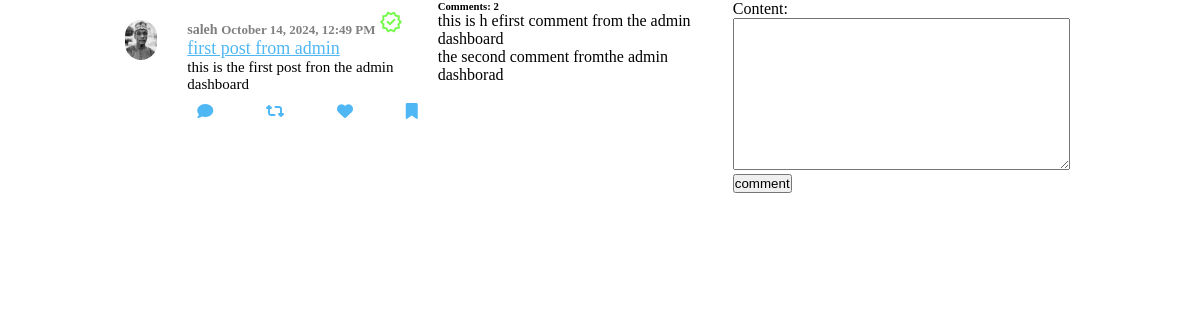
Page /post_datails/1/ on the committed database.
### blog/models.py (models this page shows, shortened)
class Post(models.Model):
    title = models.CharField(max_length=100)
    content = models.TextField()
    author = models.ForeignKey(User, on_delete=models.CASCADE)
    date_created = models.DateTimeField(auto_now_add=True)
    class Meta:
        ordering = ('-date_created',)  # Ensures new posts are on top
    def comment_count(self):
        return self.comments_set.all().count()
    def time_since_posted(self):
        now = timezone.now()
        date_created = timezone.localtime(self.date_created)
        time_difference = now - date_created
        return date_created.strftime("%B %d, %Y, %I:%M %p")

class Comments(models.Model):
    user = models.ForeignKey(User, on_delete=models.CASCADE )
    post = models.ForeignKey(Post, on_delete=models.CASCADE)
    content = models.TextField()

### users/models.py (models this page shows, shortened)
class Profile(models.Model):
    user = models.OneToOneField(User, on_delete=models.CASCADE)
    bio = models.TextField(max_length=500, blank=True)
    profile_picture = models.ImageField(upload_to='profile_pics', default='default-pic.jpeg')
    nickname = models.CharField(max_length=100, blank=True)
    department = models.CharField(max_length=100, blank=True)
    interests = models.ManyToManyField('Interest', blank=True)  # Many-to-Many relationship for tags
    instagram = models.URLField(blank=True)
    linkedin = models.URLField(blank=True)
    facebook = models.URLField(blank=True)
    tiktok = models.URLField(blank=True)
    youtube = models.URLField(blank=True)

### blog/views.py (the view)
# urls.py: path('post_datails/<int:pk>/', views.post_details, name='post_details'),
def post_details(request, pk):
    post = Post.objects.get(id=pk)
    if request.method =='POST':
      c_form = CommentForm(request.POST)
      if c_form.is_valid():
        instance  =  c_form.save(commit=False)
        instance.user = request.user
        instance.post = post
        instance.save()
        return redirect('blog:post_details', pk=post.id)
    else:
        c_form = CommentForm()
    context={
          'post':post,
          'c_form':c_form,
    }
    return render(request,'blog/post_details.html', context)

### blog/forms.py
class CommentForm(forms.ModelForm):
    class Meta:
        model = Comments
        fields = ('content',)

### templates/blog/post_details.html (shortened to what this page needs)
{% load static %}
<!DOCTYPE html>
<html lang="en">
<head>
    <link rel="stylesheet"  href="{% static 'css/blog.css' %}">
</head>
<body>
    <div class="post">
       <div class="post-avater">
           <img src="{{ post.author.profile.profile_picture.url}}" alt="Profile Picture">
       </div>
       <div class="post-body">
           <div class="post-header">
               <div class="post-nickname">
                   <h3>{{post.author}} <span class="date">{{ post.time_since_posted }}</span>
                   <span class="post-headerspecial">
                       <br>
                   </span>
                   </h3>
               </div>
                <div class="post-headerdescription">
                   <a class="title" href="{% url 'blog:post_details' post.id%}">{{ post.title }}</a>
                   <p class="post-text">{{ post.content|truncatewords:30|linebreaks }}</p>
                </div>
           </div>
           <div class="post-footer">
               <i class="fa fa-comment"></i>
               <i class="fa fa-retweet"></i>
               <i class="fa fa-heart"></i>
               <i class="fa fa-bookmark"></i>
           </div>
       </div>
    </div>
        <section>
            <h6>Comments: {{ post.comment_count   }} </h6>
              {%for comments in post.comments_set.all%}
            <div>
                    <p>{{comments.content}}</p>
            </div>
            {%endfor%}
        </section>
     <section>
     <form action="" method="post">
        {{c_form}}
        <input type="submit" value="comment">
     </form>
     </section>
</body>
</html>

### static/css/blog.css (style rules this page uses)
* { padding: 0; margin: 0; box-sizing: border-box; }
body { --twitter-color: #50b7f5 ; --twitter-background:#e6ecf0; }
body { display: flex; margin-left: auto; margin-right: auto; height: 100vh; max-width: 1000px ; padding: 0 5px; }
.post-avater img { border-radius: 50px; height: 40px ; }
.post { display: flex; align-items: flex-start; border-bottom: 1px solid color var(--twitter-background); padding-bottom: 10px; }
.post-footer { display: flex; justify-content: space-between; margin-top: 10px; padding-inline: 10px; }
.post-footer .fa { color: var(--twitter-color); }
.post-nickname { font-weight: 600; font-size: 12px; color: gray; }
.date { font-size: 13px; }
.title { font-size: 18px; text-decoration: underline; color: var(--twitter-color); background: var(--twitter-background) inline; }
.post-text { font-size: 15px; font-family: 'Franklin Gothic Medium', 'Arial Narrow', Arial, sans-serif; }
.post-headerdescription { margin-bottom: 10px; font-size: 15px; }
.post-body { flex: 1; padding: 10px; }
.post-avater { padding: 20px; }

### rows in the picture
Post: author.profile.profile_picture (picture), author "saleh", time_since_posted "October 14, 2024, 12:49 PM", title "first post from admin", content "this is the first post fron the admin dashboard", comment_count "2"
Comments: content "this is h efirst comment from the admin dashboard"
Comments: content "the second comment fromthe admin dashborad"
